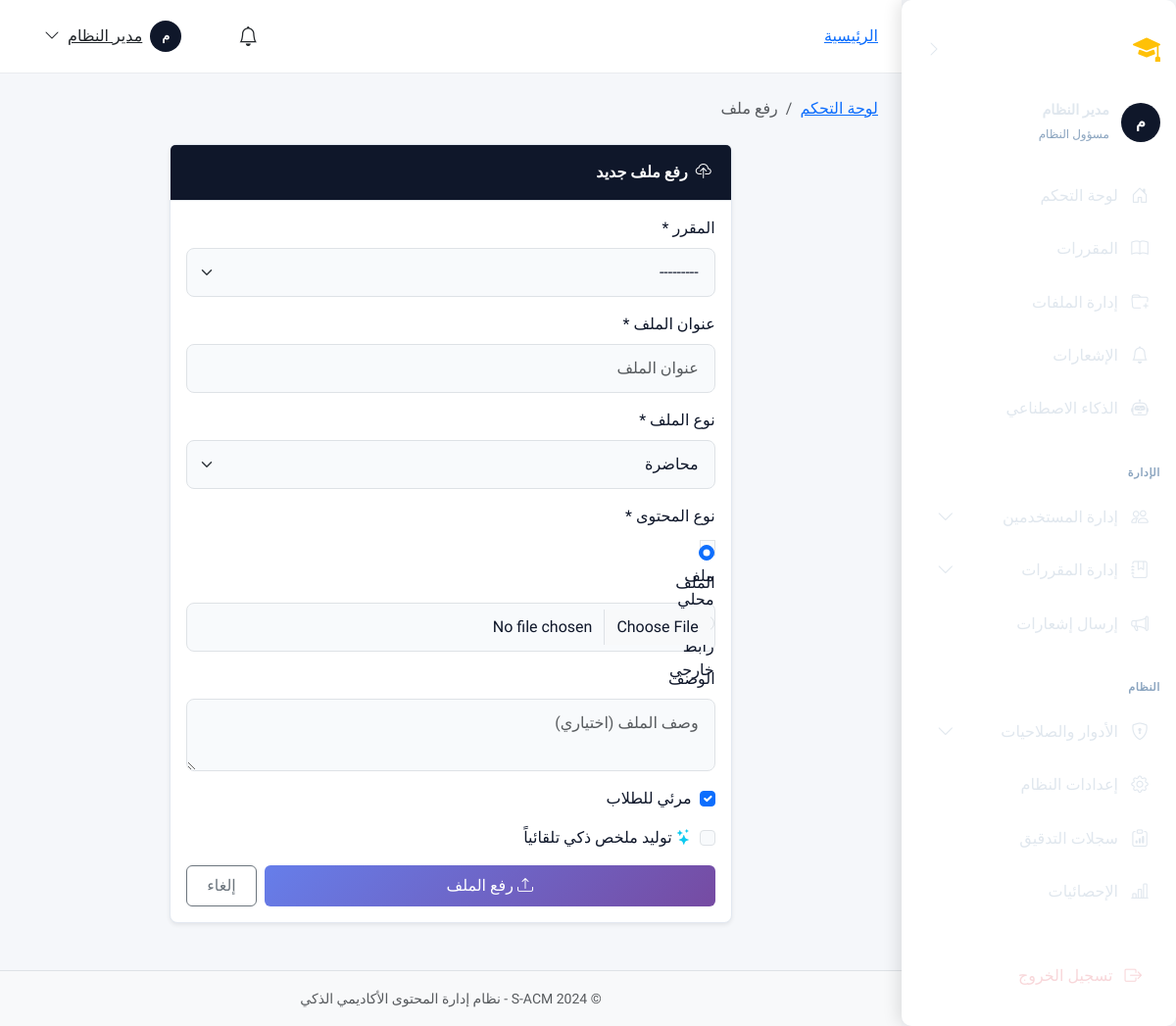
The page /courses/files/upload/ (signed in) on the database its author committed.
### apps/accounts/models.py (models this page shows, shortened)
class User(AbstractBaseUser, PermissionsMixin):
    ACCOUNT_STATUS_CHOICES = [
        ('inactive', 'غير مفعّل'),
        ('active', 'مفعّل'),
        ('suspended', 'موقوف'),
    ]
    academic_id = models.CharField(
        max_length=50,
        unique=True,
        verbose_name='الرقم الأكاديمي/الوظيفي',
        help_text='الرقم الأكاديمي للطالب أو الرقم الوظيفي للموظف'
    )
    id_card_number = models.CharField(
        max_length=50,
        unique=True,
        verbose_name='رقم البطاقة الشخصية',
        help_text='يستخدم للتحقق من الهوية عند التفعيل'
    )
    full_name = models.CharField(
        max_length=150,
        verbose_name='الاسم الكامل'
    )
    email = models.EmailField(
        unique=True,
        blank=True,
        null=True,
        verbose_name='البريد الإلكتروني',
        help_text='يتم تعيينه عند التفعيل'
    )
    account_status = models.CharField(
        max_length=20,
        choices=ACCOUNT_STATUS_CHOICES,
        default='inactive',
        verbose_name='حالة الحساب'
    )
    role = models.ForeignKey(
        Role,
        on_delete=models.PROTECT,
        related_name='users',
        verbose_name='الدور',
        null=True,
        blank=True
    )
    major = models.ForeignKey(
        Major,
        on_delete=models.SET_NULL,
        related_name='students',
        verbose_name='التخصص',
        null=True,
        blank=True,
        help_text='للطلاب فقط'
    )
    level = models.ForeignKey(
        Level,
        on_delete=models.SET_NULL,
        related_name='students',
        verbose_name='المستوى',
        null=True,
        blank=True,
        help_text='للطلاب فقط'
    )
    is_staff = models.BooleanField(default=False, verbose_name='موظف')
    is_active = models.BooleanField(default=True, verbose_name='نشط')
    date_joined = models.DateTimeField(default=timezone.now, verbose_name='تاريخ الانضمام')
    last_login = models.DateTimeField(null=True, blank=True, verbose_name='آخر تسجيل دخول')
    profile_picture = models.ImageField(
        upload_to='profiles/',
        blank=True,
        null=True,
        verbose_name='صورة الملف الشخصي'
    )
    phone_number = models.CharField(
        max_length=20,
        blank=True,
        null=True,
        verbose_name='رقم الهاتف'
    )
    objects = UserManager()
    USERNAME_FIELD = 'academic_id'
    REQUIRED_FIELDS = ['full_name', 'id_card_number']
    class Meta:
        db_table = 'users'
        verbose_name = 'مستخدم'
        verbose_name_plural = 'المستخدمون'
        indexes = [
            models.Index(fields=['academic_id']),
            models.Index(fields=['email']),
            models.Index(fields=['account_status']),
        ]
    def is_admin(self):
        return self.role and self.role.code == Role.ADMIN
    def is_instructor(self):
        return self.role and self.role.code == Role.INSTRUCTOR
    def is_student(self):
        return self.role and self.role.code == Role.STUDENT
    def has_perm(self, perm_code):
        if self.is_superuser or self.is_admin():
            return True
        if not self.role:
            return False
        return perm_code in self.get_permissions()

class Role(models.Model):
    ADMIN = 'admin'
    INSTRUCTOR = 'instructor'
    STUDENT = 'student'
    code = models.CharField(
        max_length=50,
        unique=True,
        verbose_name='كود الدور',
        help_text='معرف فريد للدور (بالإنجليزية، مثل: admin, instructor)'
    )
    display_name = models.CharField(
        max_length=100,
        verbose_name='اسم العرض',
        help_text='الاسم الذي يظهر للمستخدم'
    )
    description = models.TextField(
        blank=True,
        null=True,
        verbose_name='وصف الدور'
    )
    is_system = models.BooleanField(
        default=False,
        verbose_name='دور نظام',
        help_text='الأدوار الافتراضية التي لا يمكن حذفها'
    )
    is_active = models.BooleanField(
        default=True,
        verbose_name='نشط'
    )
    created_at = models.DateTimeField(auto_now_add=True, verbose_name='تاريخ الإنشاء')
    updated_at = models.DateTimeField(auto_now=True, verbose_name='تاريخ التحديث')
    class Meta:
        db_table = 'roles'
        verbose_name = 'دور'
        verbose_name_plural = 'الأدوار'
        ordering = ['-is_system', 'display_name']

### apps/courses/views/instructor.py (the view, shortened to what this page needs)
# urls.py: path('files/upload/', views.FileUploadView.as_view(), name='file_upload'),
class FileUploadView(LoginRequiredMixin, InstructorRequiredMixin, CreateView):
    model = LectureFile
    form_class = LectureFileForm
    template_name = 'courses/files/upload.html'  # Unified file upload
    def get_form_kwargs(self):
        kwargs = super().get_form_kwargs()
        kwargs['user'] = self.request.user
        return kwargs
    def get_context_data(self, **kwargs):
        context = super().get_context_data(**kwargs)
        course_id = self.request.GET.get('course')
        if course_id:
            context['selected_course'] = get_object_or_404(Course, pk=course_id)
        return context

### templates/courses/files/upload.html (shortened to what this page needs)
{% extends 'layouts/dashboard_base.html' %}
{% load static %}
{% block dashboard_content %}
<nav aria-label="breadcrumb" class="mb-4">
    <ol class="breadcrumb">
        <li class="breadcrumb-item"><a href="{% url 'core:dashboard' %}">لوحة التحكم</a></li>
        <li class="breadcrumb-item active">رفع ملف</li>
    </ol>
</nav>
<div class="row justify-content-center">
    <div class="col-lg-8">
        <div class="card shadow-sm">
            <div class="card-header bg-primary text-white">
                <i class="bi bi-cloud-upload me-2"></i>رفع ملف جديد
            </div>
            <div class="card-body">
                <form method="post" enctype="multipart/form-data" novalidate>
                    <div class="mb-3">
                        <label for="id_course" class="form-label">المقرر *</label>
                        {{ form.course }}
                    </div>
                    <div class="mb-3">
                        <label for="id_title" class="form-label">عنوان الملف *</label>
                        {{ form.title }}
                    </div>
                    <div class="mb-3">
                        <label for="id_file_type" class="form-label">نوع الملف *</label>
                        {{ form.file_type }}
                    </div>
                    <div class="mb-3">
                        <label for="id_content_type" class="form-label">نوع المحتوى *</label>
                        {{ form.content_type }}
                    </div>
                    <div class="mb-3" id="file-upload-section">
                        <label for="id_local_file" class="form-label">الملف</label>
                        {{ form.local_file }}
                    </div>
                    <div class="mb-3">
                        <label for="id_description" class="form-label">الوصف</label>
                        {{ form.description }}
                    </div>
                    <div class="mb-3 form-check">
                        {{ form.is_visible }}
                        <label class="form-check-label" for="id_is_visible">مرئي للطلاب</label>
                    </div>
                    {% if perms.courses.add_lecturefile %}
                    <div class="mb-3 form-check">
                        <input type="checkbox" class="form-check-input" id="auto_generate_ai" name="auto_generate_ai">
                        <label class="form-check-label" for="auto_generate_ai">
                            <i class="bi bi-stars text-info"></i> توليد ملخص ذكي تلقائياً
                        </label>
                    </div>
                    {% endif %}
                    <div class="d-flex gap-2">
                        <button type="submit" class="btn btn-primary flex-fill">
                            <i class="bi bi-upload me-1"></i>رفع الملف
                        </button>
                        <a href="{% url 'core:dashboard' %}" class="btn btn-outline-secondary">إلغاء</a>
                    </div>
                </form>
            </div>
        </div>
    </div>
</div>
{% endblock dashboard_content %}

### templates/layouts/dashboard_base.html (shortened to what this page needs)
{% extends 'base.html' %}
{% load static %}
{% load permissions %}
{% block extra_css %}
<link href="{% static 'css/sidebar.css' %}" rel="stylesheet">
<link href="{% static 'css/dashboard.css' %}" rel="stylesheet">
{% endblock %}
{% block body_class %}dashboard-page{% endblock %}
{% block content %}
<div class="dashboard-layout">
    {% include 'components/sidebar.html' %}
    <div class="dashboard-content">
        <header class="dashboard-navbar">
            {% block breadcrumb %}
            <nav aria-label="breadcrumb" class="d-none d-md-block">
                <ol class="breadcrumb mb-0">
                    <li class="breadcrumb-item"><a href="{% url 'core:dashboard' %}">الرئيسية</a></li>
                </ol>
            </nav>
            {% endblock %}
            <div class="d-flex align-items-center gap-3 ms-auto">
                <div class="dropdown">
                    <a class="btn btn-link position-relative text-dark" href="#" data-bs-toggle="dropdown">
                        <i class="bi bi-bell fs-5"></i>
                    </a>
                </div>
                <div class="dropdown">
                    <a class="btn btn-link text-dark d-flex align-items-center gap-2" href="#"
                        data-bs-toggle="dropdown">
                        <div class="avatar-circle bg-primary text-white"
                            style="width: 32px; height: 32px; font-size: 0.8rem;">
                            {{ request.user.full_name|slice:":1"|upper }}
                        </div>
                        <span class="d-none d-lg-inline">{{ request.user.full_name|truncatechars:15 }}</span>
                        <i class="bi bi-chevron-down"></i>
                    </a>
                </div>
            </div>
        </header>
        <main class="flex-grow-1 p-4" id="main-content">
            {% block dashboard_content %}{% endblock %}
        </main>
        <footer class="dashboard-footer text-center py-3 border-top bg-light">
            <small class="text-muted">© 2024 S-ACM - نظام إدارة المحتوى الأكاديمي الذكي</small>
        </footer>
    </div>
</div>
{% endblock %}

### templates/components/sidebar.html (shortened to what this page needs)
{% load permissions %}
<aside class="sidebar d-none d-md-flex" id="desktopSidebar" data-collapsed="false">
    <div class="sidebar-header">
        <a href="{% url 'core:home' %}" class="sidebar-brand">
            <i class="bi bi-mortarboard-fill brand-icon"></i>
            <span class="brand-text">S-ACM</span>
        </a>
        <button type="button" class="btn btn-link sidebar-toggle" id="sidebarToggle" aria-label="طي القائمة">
            <i class="bi bi-chevron-right toggle-icon"></i>
        </button>
    </div>
    <div class="sidebar-user">
        <div class="avatar-circle bg-primary text-white">
            {{ request.user.full_name|slice:":1"|upper }}
        </div>
        <div class="user-info">
            <div class="user-name">{{ request.user.full_name|truncatechars:20 }}</div>
            <small class="user-role">{{ user_role|default:"مستخدم" }}</small>
        </div>
    </div>
    <nav class="sidebar-nav flex-grow-1">
        {% include 'components/_sidebar_menu.html' with collapsed=False %}
    </nav>
    <div class="sidebar-footer">
        <a href="{% url 'accounts:logout' %}" class="sidebar-link logout-link">
            <i class="bi bi-box-arrow-right"></i>
            <span class="link-text">تسجيل الخروج</span>
        </a>
    </div>
</aside>

### rows shown on the page
User: user.full_name "م", user.full_name "مدير النظام"
Role: display_name "مسؤول النظام"

### other values the page prints
{{ item.label|default:item.title }} "لوحة التحكم" "المقررات" "إدارة الملفات" "الإشعارات" "الذكاء الاصطناعي" "إرسال إشعارات" "إعدادات النظام" "سجلات التدقيق" "الإحصائيات"
{{ item.label|default:item.title|slice:"4:-4" }} "الإدارة" "النظام"
{{ item.label|default:item.title }} "إدارة المستخدمين" "إدارة المقررات" "الأدوار والصلاحيات"
